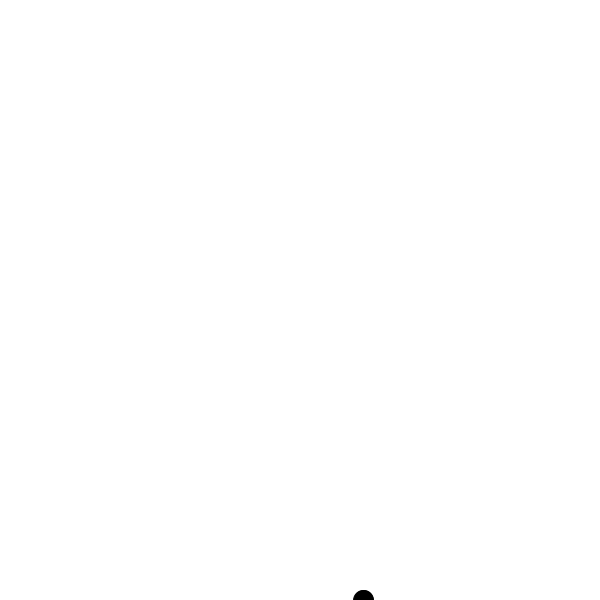
Frame 1 (no input)
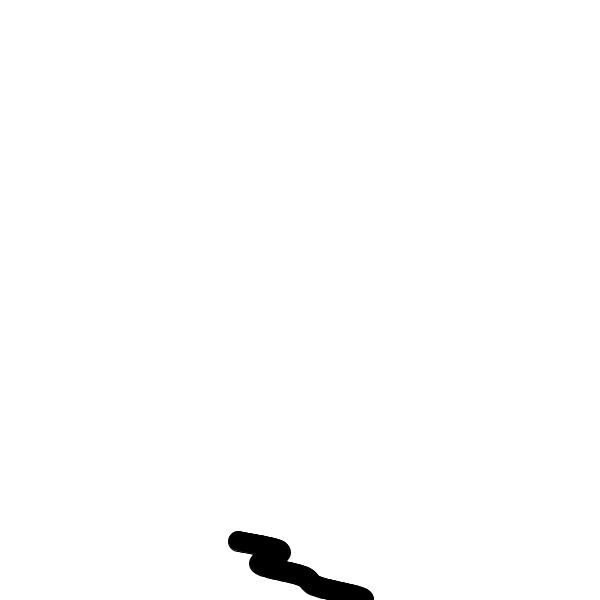
Frame 60 (the mouse pressed at the canvas centre just before this capture)
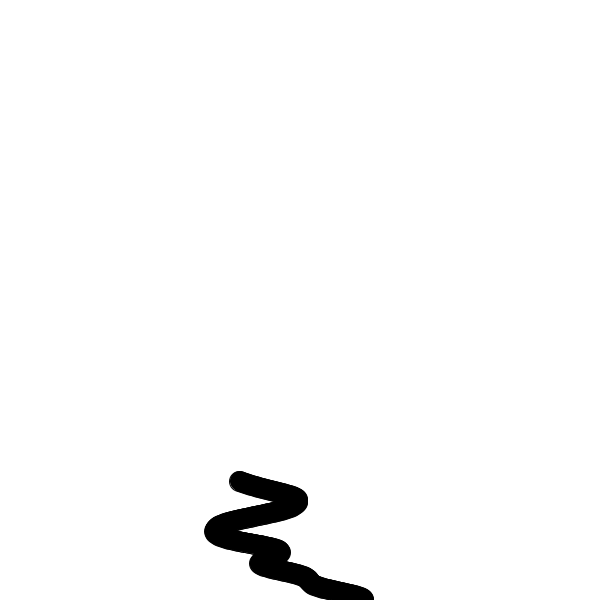
Frame 120 (the mouse held since frame 60 and released just before this capture)

The Processing sketch that drew these frames (run headless with seeded random() and noise(); from frame 60 on, the mouse is pressed at the canvas centre):

// Processing sketch: perlin_noise
// ── perlin_noise.pde
int yPath;
float verticalPath = 0;

void setup() {
  background(255);
  size(600, 600);
  
  yPath = height;
}

void draw() {
  float noise = noise(verticalPath);
  noise = map(noise, 0, 1, 0, width);
  
  fill(0);
  ellipse(noise, yPath, 20, 20);
  
  yPath--;
  verticalPath += 0.01;
  
  if (yPath <= 0) {
    noLoop();
  }
}
